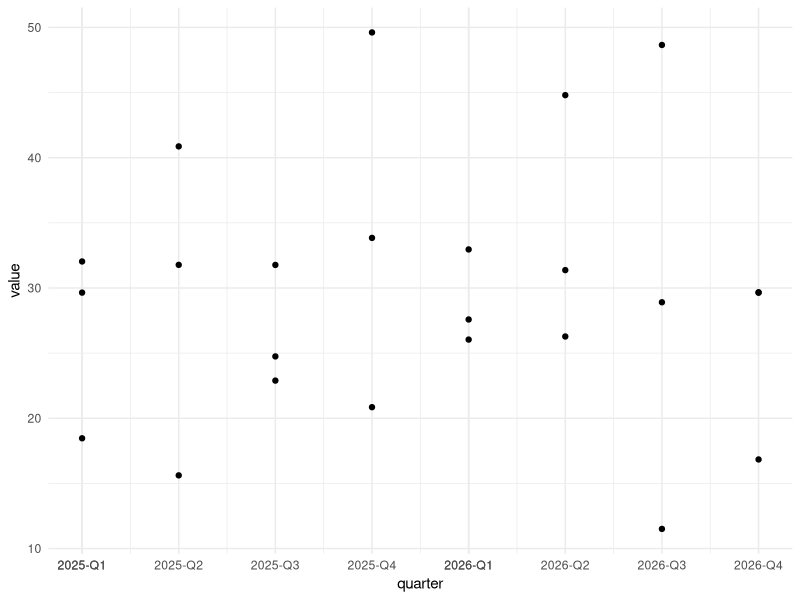

Reproduce this figure in R.
library(ggplot2)
library(zoo) # Provides yearqtr class and scale_x_yearqtr

# 1. Sample Data
df <- data.frame(
  date = seq(as.Date("2025-01-01"), as.Date("2026-12-01"), by = "month"),
  value = runif(24, 10, 50)
)

# 2. Convert date column to a formal year-quarter structure
df$quarter <- as.yearqtr(df$date)

# 3. Plotting
ggplot(df, aes(x = quarter, y = value)) +
  geom_point() +
  # geom_line(color = "darkorange", size = 1) +
  scale_x_yearqtr(
    format = "%Y-Q%q",                      # Displays format as: 2026-Q1
    n = 8                                  # Approximate number of quarterly breaks to show
  ) +
  theme_minimal()
